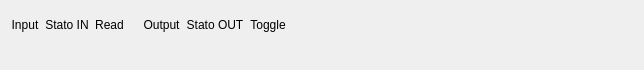
<?xml version="1.0" encoding="UTF-8"?>
<ui version="4.0">
 <class>IOPage</class>
 <widget class="QWidget" name="IOPage">
  <property name="geometry">
   <rect>
    <x>0</x>
    <y>0</y>
    <width>644</width>
    <height>70</height>
   </rect>
  </property>
  <property name="windowTitle">
   <string>I/O Digitali</string>
  </property>
  <property name="styleSheet">
   <string notr="true"/>
  </property>
  <layout class="QGridLayout" name="gridLayoutMain">
   <item row="0" column="1">
    <widget class="QLabel" name="labelInputLedHeader">
     <property name="text">
      <string>Stato IN</string>
     </property>
     <property name="alignment">
      <set>Qt::AlignCenter</set>
     </property>
    </widget>
   </item>
   <item row="0" column="2">
    <widget class="QLabel" name="labelInputReadHeader">
     <property name="text">
      <string>Read</string>
     </property>
     <property name="alignment">
      <set>Qt::AlignCenter</set>
     </property>
    </widget>
   </item>
   <item row="0" column="4">
    <widget class="QLabel" name="labelOutputIndexHeader">
     <property name="text">
      <string>Output</string>
     </property>
     <property name="alignment">
      <set>Qt::AlignCenter</set>
     </property>
    </widget>
   </item>
   <item row="0" column="5">
    <widget class="QLabel" name="labelOutputLedHeader">
     <property name="text">
      <string>Stato OUT</string>
     </property>
     <property name="alignment">
      <set>Qt::AlignCenter</set>
     </property>
    </widget>
   </item>
   <item row="0" column="0">
    <widget class="QLabel" name="labelInputIndexHeader">
     <property name="styleSheet">
      <string notr="true"/>
     </property>
     <property name="text">
      <string>Input</string>
     </property>
     <property name="alignment">
      <set>Qt::AlignCenter</set>
     </property>
    </widget>
   </item>
   <item row="0" column="3">
    <widget class="QLabel" name="labelSpacer">
     <property name="text">
      <string/>
     </property>
    </widget>
   </item>
   <item row="0" column="6">
    <widget class="QLabel" name="labelOutputToggleHeader">
     <property name="text">
      <string>Toggle</string>
     </property>
     <property name="alignment">
      <set>Qt::AlignCenter</set>
     </property>
    </widget>
   </item>
   <item row="1" column="7">
    <spacer name="horizontalSpacer">
     <property name="orientation">
      <enum>Qt::Horizontal</enum>
     </property>
     <property name="sizeHint" stdset="0">
      <size>
       <width>40</width>
       <height>20</height>
      </size>
     </property>
    </spacer>
   </item>
  </layout>
 </widget>
 <resources/>
 <connections/>
</ui>
